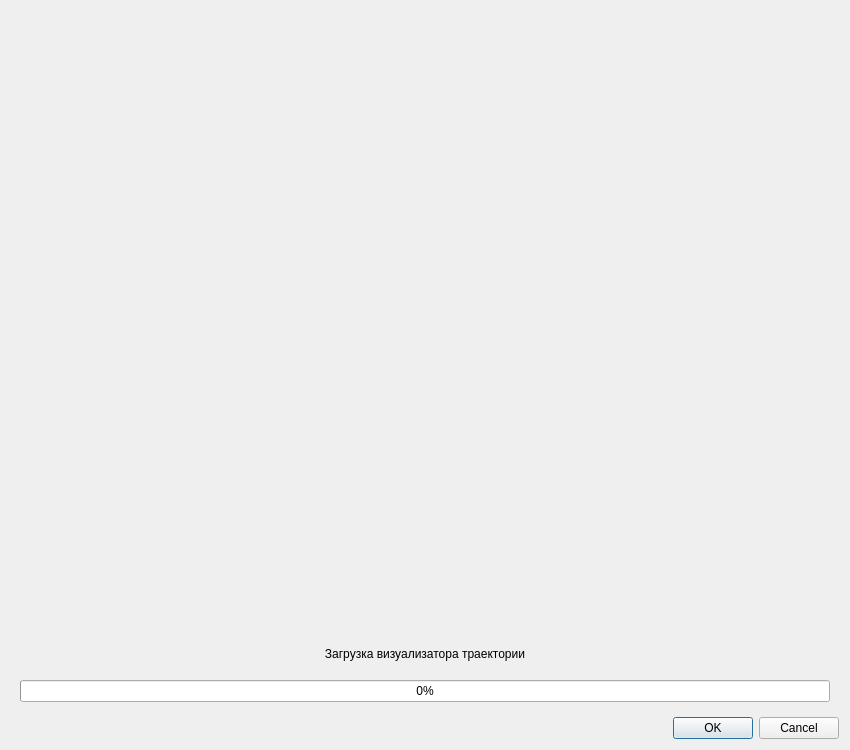
<?xml version="1.0" encoding="UTF-8"?>
<ui version="4.0">
 <class>GCodesWebViewDialog</class>
 <widget class="QDialog" name="GCodesWebViewDialog">
  <property name="geometry">
   <rect>
    <x>0</x>
    <y>0</y>
    <width>850</width>
    <height>750</height>
   </rect>
  </property>
  <property name="maximumSize">
   <size>
    <width>1366</width>
    <height>768</height>
   </size>
  </property>
  <property name="windowTitle">
   <string>Визуализация</string>
  </property>
  <layout class="QGridLayout" name="gridLayout">
   <item row="0" column="0">
    <widget class="QFrame" name="webEngineFrame">
     <property name="sizePolicy">
      <sizepolicy hsizetype="Preferred" vsizetype="Preferred">
       <horstretch>0</horstretch>
       <verstretch>7</verstretch>
      </sizepolicy>
     </property>
     <property name="frameShape">
      <enum>QFrame::NoFrame</enum>
     </property>
     <property name="frameShadow">
      <enum>QFrame::Raised</enum>
     </property>
    </widget>
   </item>
   <item row="2" column="0">
    <widget class="QDialogButtonBox" name="buttonBox">
     <property name="orientation">
      <enum>Qt::Horizontal</enum>
     </property>
     <property name="standardButtons">
      <set>QDialogButtonBox::Cancel|QDialogButtonBox::Ok</set>
     </property>
    </widget>
   </item>
   <item row="1" column="0">
    <widget class="QFrame" name="frame">
     <property name="sizePolicy">
      <sizepolicy hsizetype="Preferred" vsizetype="Preferred">
       <horstretch>0</horstretch>
       <verstretch>1</verstretch>
      </sizepolicy>
     </property>
     <property name="frameShape">
      <enum>QFrame::NoFrame</enum>
     </property>
     <property name="frameShadow">
      <enum>QFrame::Raised</enum>
     </property>
     <layout class="QVBoxLayout" name="verticalLayout">
      <item>
       <widget class="QLabel" name="loadProgressLabel">
        <property name="font">
         <font>
          <weight>50</weight>
          <bold>false</bold>
          <underline>false</underline>
         </font>
        </property>
        <property name="text">
         <string>Загрузка визуализатора траектории</string>
        </property>
        <property name="alignment">
         <set>Qt::AlignCenter</set>
        </property>
       </widget>
      </item>
      <item>
       <widget class="QProgressBar" name="loadProgressBar">
        <property name="value">
         <number>0</number>
        </property>
       </widget>
      </item>
     </layout>
    </widget>
   </item>
  </layout>
 </widget>
 <resources/>
 <connections>
  <connection>
   <sender>buttonBox</sender>
   <signal>accepted()</signal>
   <receiver>GCodesWebViewDialog</receiver>
   <slot>accept()</slot>
   <hints>
    <hint type="sourcelabel">
     <x>248</x>
     <y>254</y>
    </hint>
    <hint type="destinationlabel">
     <x>157</x>
     <y>274</y>
    </hint>
   </hints>
  </connection>
  <connection>
   <sender>buttonBox</sender>
   <signal>rejected()</signal>
   <receiver>GCodesWebViewDialog</receiver>
   <slot>reject()</slot>
   <hints>
    <hint type="sourcelabel">
     <x>316</x>
     <y>260</y>
    </hint>
    <hint type="destinationlabel">
     <x>286</x>
     <y>274</y>
    </hint>
   </hints>
  </connection>
 </connections>
</ui>
